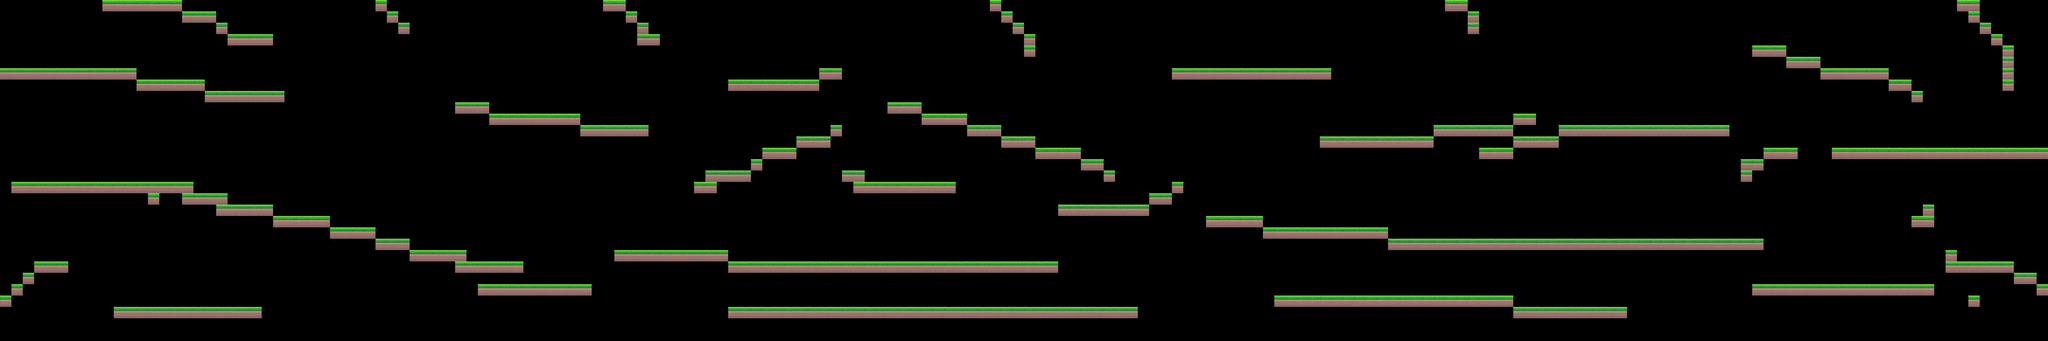

Below is a game level as drawn by its tile map, then a one-line description and the .tmx that defines it (tile-layer data replaced by summaries):
An orthogonal 180x30 tile map with 32x32 px tiles, 1 tile layer (Tile Layer 1).

<map version="1.2" tiledversion="1.3.5" orientation="orthogonal" renderorder="right-down" width="180" height="30" tilewidth="32" tileheight="32" infinite="0" nextlayerid="2" nextobjectid="1">
 <tileset firstgid="1" name="tileset2" tilewidth="32" tileheight="32" tilecount="42" columns="7">
  <image source="../Textures/tileset2.png" width="224" height="192" />
 </tileset>
 <layer id="1" name="Tile Layer 1" width="180" height="30">
  <data>[5400 cells, 508 non-empty, 1 distinct tile ids]</data>
 </layer>
</map>
